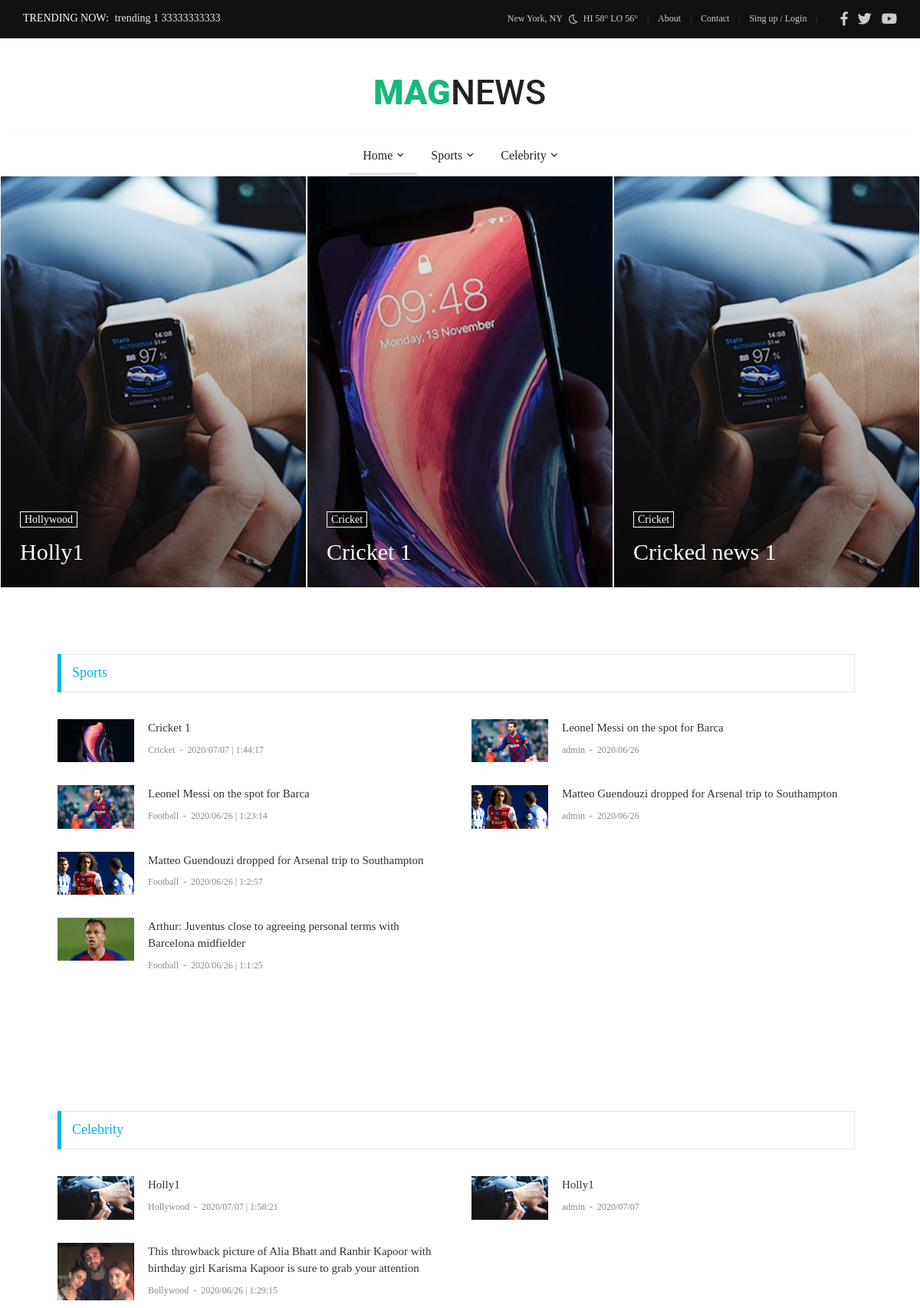
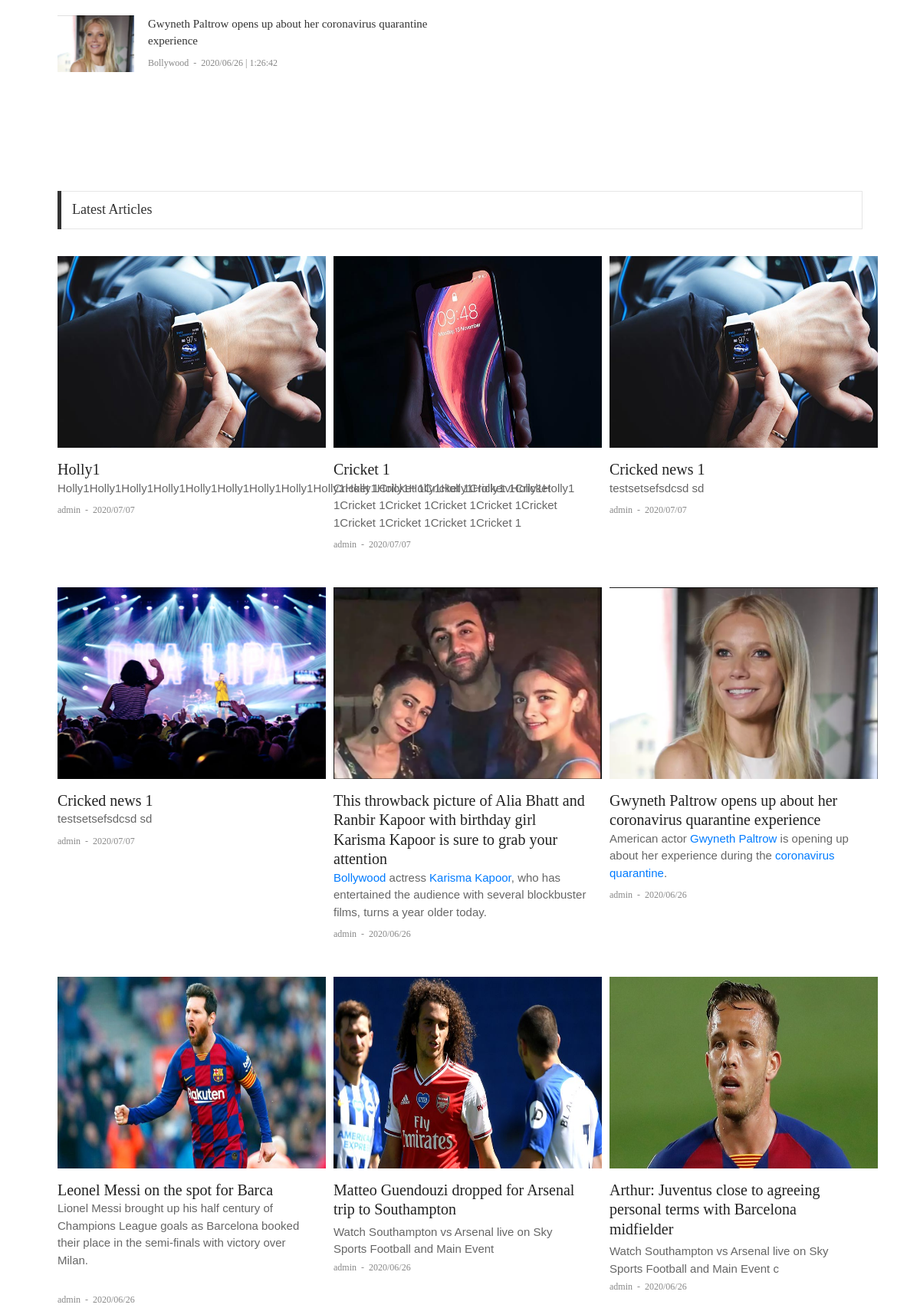
The page / (upper part) on the database its author committed (2 pictures, top to bottom).
### news/models.py (models this page shows, shortened)
class TrendingNews(models.Model):
    tnews = models.CharField(max_length=200,default='-')

class News(models.Model):
    name = models.CharField(max_length=500,default='-')
    short_txt = models.TextField(default='-')
    body_txt = models.TextField(default='-')
    date = models.CharField(max_length=12)
    time = models.CharField(max_length=20, default='00:00:00')
    picname = models.TextField(default='-')
    picurl= models.TextField(default='-')
    author = models.CharField(max_length=50,default='-')
    catname = models.CharField(max_length=50,default='-')
    catid = models.IntegerField(default=0)
    ocatid = models.IntegerField(default=0)
    show = models.IntegerField(default=0)
    tag = models.TextField(default='')

### main/models.py (models this page shows, shortened)
class Main(models.Model):
    name = models.CharField(max_length=30)
    about = models.TextField()
    abouttxt = models.TextField(default='-')
    facebook = models.URLField(default='-')
    twitter = models.URLField(default='-')
    youtube = models.URLField(default='-')
    set_name = models.CharField(default='Settings',max_length=30)
    tel = models.CharField(default='00000',max_length=30)
    footer_link = models.URLField(default='-')
    picname = models.TextField(default="")
    picurl = models.TextField(default="")
    picname2 = models.TextField(default="")
    picurl2 = models.TextField(default="")

### cat/models.py (models this page shows, shortened)
class Cat(models.Model):
    name = models.CharField(max_length=50,default='-')
    catname = models.CharField(max_length=50,default='uncat')
    catid = models.IntegerField(default=0)
    description = models.TextField(max_length=500,default='-')
    count = models.IntegerField(default=0)

### main/views.py (the view)
# urls.py: url(r'^$', views.home, name='home'),
def home(request):
    site = Main.objects.get(pk=2)
    news = News.objects.all().order_by('-pk')
    cats = Cat.objects.all()
    subcat = Subcat.objects.all()
    latestnews = News.objects.all().order_by('-pk')[:3]
    popnews = News.objects.all().order_by('-show')[:3]
    trending = TrendingNews.objects.all().order_by('-pk')[:5]
    return render(request, 'front/home.html',{'site':site, 'news':news, 'cat':cats, 'subcat':subcat, 'latestnews':latestnews, 'popularnews':popnews, 'trending':trending}) #ordering post by latest added

### main/templates/front/home.html (shortened to what this page needs)
{% extends 'front/master.html' %}
{% load static %}
{% block mainblock %}
	<section class="bg0">
		<div class="row m-rl-0 justify-content-center">
			{% for ln in latestnews %}
			<div class="col-md-4 p-rl-1 p-b-2">
				<div class="bg-img1 size-a-11 how1 pos-relative" style="background-image: url({{ln.picurl}});">
					<a href="{%url 'news_details' word=ln.name %}" class="dis-block how1-child1 trans-03"></a>
					<div class="flex-col-e-s s-full p-rl-25 p-tb-18">
						<a href="#" class="dis-block how1-child2 f1-s-2 cl0 bo-all-1 bocl0 hov-btn1 trans-03 p-rl-5 p-t-2">
							{{ln.catname}}
						</a>
						<h3 class="how1-child2 m-t-14 m-b-10">
							<a href="{%url 'news_details' word=ln.name %}" class="f1-l-1 cl0 hov-cl10 trans-03 respon1">
								{{ln.name}}
							</a>
						</h3>
					</div>
				</div>
			</div>
			{% endfor %}
		</div>
</section>
{% for newscat in cat %}
{% if newscat.count != 0 %}
<section class="post bg0 p-t-85">
	<div class="container">
		<div class="row justify-content-center">
			<div class="col-md-12 col-lg-12">
				<div class="p-r-10 p-rl-0-sr991 p-b-20">
					<div class="p-b-25 m-r--10 m-r-0-sr991">
						<div class="how2 how2-cl5 flex-s-c m-r-10 m-r-0-sr991">
							<h3 class="f1-m-2 cl17 tab01-title">
								{{newscat.name}}
							</h3>
						</div>
						<div class="row p-t-35">
							<div class="col-sm-6 p-r-25 p-r-15-sr991">
								{% for i in news %}
								{% if newscat.pk == i.ocatid %}
								<div class="flex-wr-sb-s m-b-30">
									<a href="{%url 'news_details' word=i.name %}" class="size-w-1 wrap-pic-w hov1 trans-03">
										<img src="{{i.picurl}}" alt="IMG">
									</a>
									<div class="size-w-2">
										<h5 class="p-b-5">
											<a href="{%url 'news_details' word=i.name %}" class="f1-s-5 cl3 hov-cl10 trans-03">
												{{i.name}}
											</a>
										</h5>
										<span class="cl8">
											<a href="#" class="f1-s-6 cl8 hov-cl10 trans-03">
												{{i.catname}}
											</a>
											<span class="f1-s-3 m-rl-3">
												-
											</span>
											<span class="f1-s-3">
												{{i.date}} | {{i.time}}
											</span>
										</span>
									</div>
								</div>
								{% endif %}
								{% endfor %}
							</div>
							<div class="col-sm-6 p-r-25 p-r-15-sr991">
								{% for pnews in popularnews %}
								{% if pnews.show != 0 %}
								{% if pnews.ocatid == newscat.pk %}
								<div class="flex-wr-sb-s m-b-30">
									<a href="{%url 'news_details' word=pnews.name %}" class="size-w-1 wrap-pic-w hov1 trans-03">
										<img src="{{pnews.picurl}}" alt="IMG">
									</a>
									<div class="size-w-2">
										<h5 class="p-b-5">
											<a href="{%url 'news_details' word=pnews.name %}" class="f1-s-5 cl3 hov-cl10 trans-03">
												{{pnews.name}}
											</a>
										</h5>
										<span class="cl8">
											<a href="#" class="f1-s-6 cl8 hov-cl10 trans-03">
												{{pnews.author}}
											</a>
											<span class="f1-s-3 m-rl-3">
												-
											</span>
											<span class="f1-s-3">
												{{pnews.date}}
											</span>
										</span>
									</div>
								</div>
								{% endif %}
								{% endif %}
								{% endfor %}
							</div>
						</div>
					</div>
				</div>
			</div>
			<div class="col-md-10 col-lg-4">
				<div class="p-l-10 p-rl-0-sr991 p-b-20">
				</div>
			</div>
		</div>
	</div>
</section>
{% endif %}
{% endfor %}
<section class="bg0 p-t-60 p-b-40">
	<div class="container">
		<div class="how2 how2-cl4 flex-s-c">
			<h3 class="f1-m-2 cl3 tab01-title">
				Latest Articles
			</h3>
		</div>
		<div class="row p-t-35">
			{% for i in news %}
			<div class="col-sm-6 col-md-4">
				<div class="m-b-45">
					<a href="{%url 'news_details' word=i.name %}" class="wrap-pic-w hov1 trans-03">
						<img style="width: 350px; height: 250px;" src="{{i.picurl}}" alt="IMG">
					</a>
					<div class="p-t-16">
						<h5 class="p-b-5">
							<a href="{%url 'news_details' word=i.name %}" class="f1-m-3 cl2 hov-cl10 trans-03">
								{{i.name}}
							</a>
							<p>{{i.short_txt|safe}}</p>
						</h5>
						<span class="cl8">
							<a href="#" class="f1-s-4 cl8 hov-cl10 trans-03">
								{{i.author}}
							</a>
							<span class="f1-s-3 m-rl-3">
								-
							</span>
							<span class="f1-s-3">
								{{i.date}}
							</span>
						</span>
					</div>
				</div>
			</div>
			{% endfor %}
		</div>
	</div>
</section>
{% endblock %}

### main/templates/front/master.html (shortened to what this page needs)
{% load static %}
<!DOCTYPE html>
<html lang="en">
<head>
	<link rel="stylesheet" type="text/css" href="{% static 'front/vendor/bootstrap/css/bootstrap.min.css' %}">
	<link rel="stylesheet" type="text/css" href="{% static 'front/fonts/fontawesome-5.0.8/css/fontawesome-all.min.css' %}">
	<link rel="stylesheet" type="text/css" href="{% static 'front/fonts/iconic/css/material-design-iconic-font.min.css' %}">
	<link rel="stylesheet" type="text/css" href="{% static 'front/vendor/animate/animate.css' %}">
	<link rel="stylesheet" type="text/css" href="{% static 'front/vendor/css-hamburgers/hamburgers.min.cs' %}s">
	<link rel="stylesheet" type="text/css" href="{% static 'front/vendor/animsition/css/animsition.min.css' %}">
	<link rel="stylesheet" type="text/css" href="{% static 'front/css/util.min.css' %}">
	<link rel="stylesheet" type="text/css" href="{% static 'front/css/main.css' %}">
</head>
<body class="animsition">
	<header>
		<div class="container-menu-desktop">
			<div class="topbar">
				<div class="content-topbar h-100 p-rl-30">
					<div class="align-self-stretch size-w-0 pos-relative m-r-30">
						<div class="f2-s-1 flex-wr-s-c s-full ab-t-l p-b-2">
							<span class="text-uppercase cl0 p-r-8">
								Trending Now:
							</span>
							<span class="dis-inline-block cl16 slide100-txt pos-relative size-w-0" data-in="fadeInDown" data-out="fadeOutDown">
								{% for trend in trending %}
								<span class="dis-inline-block slide100-txt-item animated visible-false">
									{{trend.tnews}}
								</span>
								{% endfor %}
							</span>
						</div>
					</div>
					<div class="flex-wr-e-c">
						<div class="left-topbar">
							<span class="left-topbar-item flex-wr-s-c">
								<span>
									New York, NY
								</span>
								<img class="m-b-1 m-rl-8" src="{% static 'front/images/icons/icon-night.png' %}" alt="IMG">
								<span>
									HI 58° LO 56°
								</span>
							</span>
							<a href="/about" class="left-topbar-item">
								About
							</a>
							<a href="/contact" class="left-topbar-item">
								Contact
							</a>
							<a href="/login" class="left-topbar-item">
								Sing up / Login
							</a>
						</div>
						<div class="right-topbar p-l-18">
							<a href="{{site.facebook}}" target="_blank">
								<span class="fab fa-facebook-f"></span>
							</a>
							<a href="{{site.twitter}}" target="_blank">
								<span class="fab fa-twitter"></span>
                            </a>
							<a href="{{site.youtube}}" target="_blank">
								<span class="fab fa-youtube"></span>
							</a>
						</div>
					</div>
				</div>
			</div>
			<div class="wrap-logo no-banner container">
				<div class="logo">
					<a href="/"><img src="{{site.picurl}}" alt="LOGO"></a>
				</div>
			</div>
			<div class="wrap-main-nav">
				<div class="main-nav">
					<nav class="menu-desktop">
						<ul class="main-menu justify-content-center">
							<li class="main-menu-active">
								<a href="/">Home</a>
							</li>
							{% for i in cat %}
							{% if i.count != 0 %}
							<li class="mega-menu-item">
								<a href="category-01.html">{{i.name}}</a>
							</li>
							{% endif %}
							{% endfor %}
						</ul>
					</nav>
				</div>
			</div>
		</div>
	</header>
{% block mainblock %}
{% endblock %}
</body>
</html>

### rows shown on the page
TrendingNews: tnews "trending 1 33333333333"
Main: picurl (picture)
Cat: name "Sports"
Cat: name "Celebrity"
News: picurl (picture), catname "Hollywood", name "Holly1", date "2020/07/07", time "1:58:21", author "admin", short_txt "Holly1Holly1Holly1Holly1Holly1Holly1Holly1Holly1Holly1Holly1Holly1Holly1Holly1Holly1vHolly1Holly1"
News: picurl (picture), catname "Cricket", name "Cricket 1", date "2020/07/07", time "1:44:17", short_txt "Cricket 1Cricket 1Cricket 1Cricket 1Cricket 1Cricket 1Cricket 1Cricket 1Cricket 1Cricket 1Cricket 1Cricket 1Cricket 1Cricket 1", author "admin"
News: picurl (picture), catname "Cricket", name "Cricked news 1", short_txt "testsetsefsdcsd sd", author "admin", date "2020/07/07"
News: picurl (picture), name "Leonel Messi on the spot for Barca", catname "Football", date "2020/06/26", time "1:23:14", author "admin", short_txt "Lionel Messi brought up his half century of Champions League goals as Barcelona booked their place in the semi-finals with victory over Milan."
News: picurl (picture), name "Matteo Guendouzi dropped for Arsenal trip to Southampton", catname "Football", date "2020/06/26", time "1:2:57", author "admin", short_txt "Watch Southampton vs Arsenal live on Sky Sports Football and Main Event"
News: picurl (picture), name "Arthur: Juventus close to agreeing personal terms with Barcelona midfielder", catname "Football", date "2020/06/26", time "1:1:25", short_txt "Watch Southampton vs Arsenal live on Sky Sports Football and Main Event c", author "admin"
News: picurl (picture), name "This throwback picture of Alia Bhatt and Ranbir Kapoor with birthday girl Karisma Kapoor is sure to grab your attention", catname "Bollywood", date "2020/06/26", time "1:29:15", short_txt "Bollywood actress Karisma Kapoor , who has entertained the audience with several blockbuster films, turns a year older today.", author "admin"
News: picurl (picture), name "Gwyneth Paltrow opens up about her coronavirus quarantine experience", catname "Bollywood", date "2020/06/26", time "1:26:42", short_txt "American actor Gwyneth Paltrow is opening up about her experience during the coronavirus quarantine .", author "admin"
News: picurl (picture), name "Cricked news 1", short_txt "testsetsefsdcsd sd", author "admin", date "2020/07/07"
